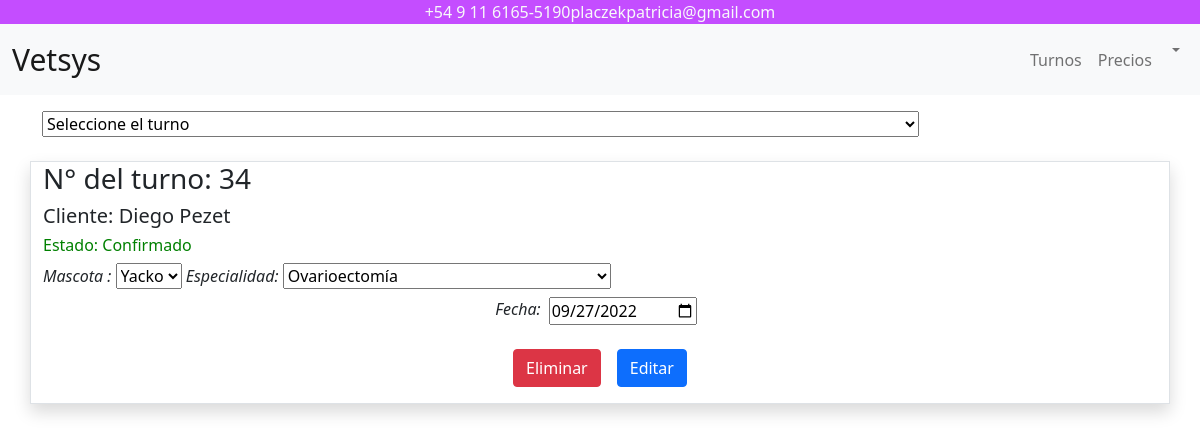
The app's page /sub/editarturnos.php?turno_id=34 with its own data.
### tables this page shows
CREATE TABLE `turnos` (
  `id` int(4) NOT NULL,
  `title` varchar(255) NOT NULL,
  `dni_cliente` int(8) NOT NULL,
  `cliente` varchar(200) NOT NULL,
  `asunto` varchar(200) NOT NULL,
  `id_mascota` int(4) NOT NULL,
  `mascota` varchar(200) NOT NULL,
  `status` varchar(255) NOT NULL,
  `start` date NOT NULL,
  `domicilio` varchar(200) NOT NULL
);

### sub/editarturnos.php (the view, shortened to what this page needs)
<?php
include("div/connect.php");
$stmt = $conn->prepare("SELECT * FROM `turnos` WHERE DATE(start) >= CURDATE() ORDER BY `turnos`.`start` DESC ");
$stmt->execute();
$results_turnos = $stmt->fetchAll();
$turnos = null;
if (is_countable($results_turnos)) {
    if (count($results_turnos) != 0) {
        $turnos = $results_turnos;
    }
}
if (isset($_GET['turno_id'])) {
    $query = $conn->prepare("SELECT * FROM `turnos` WHERE id=:id");
    $query->bindParam(':id', $_GET['turno_id']);
    $query->execute();
    $result_turno = $query->fetchAll();
    $turno = null;
    if (is_countable($result_turno)) {
        if (count($result_turno) != 0) {
            $turno = $result_turno;
        }
    }
    foreach ($turno as $row_turno) :
        $dni_cliente = $row_turno['dni_cliente'];
        $stmt = $conn->prepare("SELECT * FROM mascotas WHERE id_dueño='$dni_cliente' ");
        $stmt->execute();
        $results_mascotas = $stmt->fetchAll();
        $mascotas = null;
        if (is_countable($results_mascotas)) {
            if (count($results_mascotas) != 0) {
                $mascotas = $results_mascotas;
            }
        }
    endforeach;
}
?>
<head>
    <link href="../bootstrap/css/bootstrap.min.css" rel="stylesheet">
    <link rel="stylesheet" href="https://cdnjs.cloudflare.com/ajax/libs/selectize.js/0.12.6/css/selectize.bootstrap3.min.css" />
</head>
<body>
    <?php include('div/header.php'); ?>
    <div class="container mt-3">
        <?php if($turnos): ?>
        <form method="get">
            <select class="select-box" name='turno_id' onchange="this.form.submit()">
                <option selected value>Seleccione el turno</option>
            </select>
        </form>
        <?php else: ?>
            <h5><?= "No hay turnos pendientes" ?></h5>
        <?php endif; ?>
    </div>
    <?php if (isset($_GET['turno_id'])) : ?>
        <?php foreach ($turno as $row_turno) : ?>
            <div class="container mt-4 border shadow">
                <h2 class="h3"><?php echo "N° del turno: ", $row_turno['id'] ?></h2>
                <p class="h5"><?php echo "Cliente: ", $row_turno['cliente'] ?></p>
                <p class="h6" style="<?php if($row_turno['status']=="Confirmado"){echo "color:green;";}else if($row_turno['status']=="Cancelado"){echo "color:red;";}?>"><?php echo "Estado: ", $row_turno['status'] ?></p>
                <form method="post">
                    <i>Mascota : </i>
                    <select name="id_mascota" required>
                        <?php foreach ($mascotas as $row_mascotas) : ?>
                            <option value="<?php echo $row_mascotas['id_mascota'] ?>"><?php echo $row_mascotas['nombre'] ?></option>
                        <?php endforeach; ?>
                    </select>
                    <i>Especialidad:</i>
                    <select name="especialidad" required>
                        <option value=<?php echo $row_turno['asunto']; ?>><?php echo $row_turno['asunto']; ?></option>
                    </select>
                    <div class="p-2 d-flex justify-content-center">
                        <i>Fecha:</i>
                        <input type="date" name="fecha" value=<?php echo $row_turno['start'] ?> class="input mx-2" required>
                    </div>
                    <div class="d-flex justify-content-center mt-3 text-white">
                        <input class="btn btn-danger mx-2" type="submit" name="eliminarturno" value="Eliminar">
                        <input class="btn btn-primary mx-2" type="submit" name="editarturno" value="Editar">
                    </div>
                </form>
            </div>
        <?php endforeach ?>
    <?php endif; ?>
</body>

### records on screen
turnos: id "34", cliente "Diego Pezet", status "Confirmado", especialidad "Ovarioectomía", fecha "09/27/2022"

### other values on screen
form field id_mascota "Yacko"
